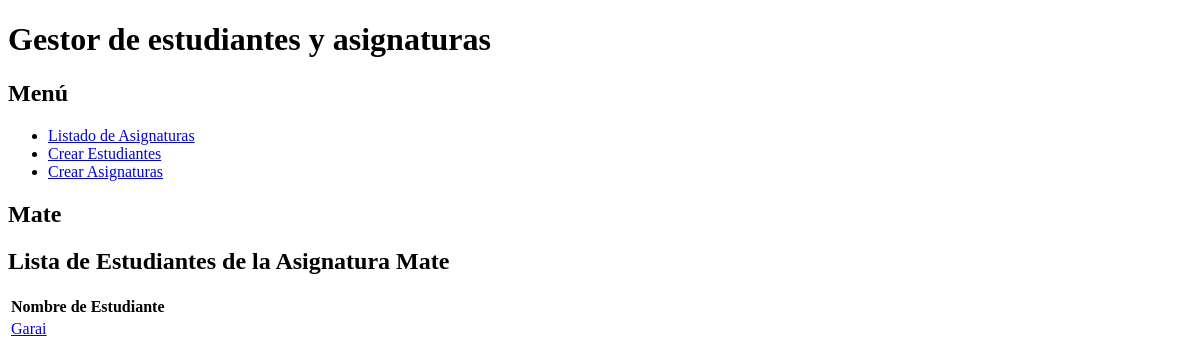
Page /appinstitutoDjango/asignatura/1/estudiantes/ on the earlier database version.
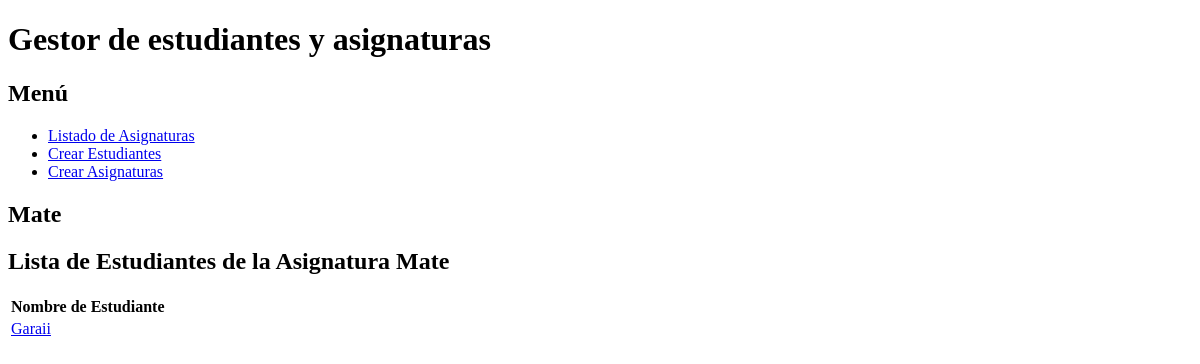
Same page on the later database version.
### appinstitutoDjango/models.py (models this page shows, shortened)
class Estudiante(models.Model):
    nombre = models.CharField(max_length=50)
    apellido = models.CharField(max_length=50)
    edad = models.IntegerField()
    DNI = models.CharField(max_length=50, primary_key=True)
    class Meta:
        verbose_name = 'Estudiante'
        verbose_name_plural = 'Estudiantes'
        ordering = ['DNI']

### appinstitutoDjango/views.py (the view)
# urls.py: path('asignatura/<int:pk>/estudiantes/', EstudiantesListView.as_view(), name='lista_estudiantes'),
class EstudiantesListView(ListView):
    model = Estudiante
    template_name = "appinstitutoDjango/lista_estudiantes.html"
    context_object_name = 'estudiantes'
    def get_queryset(self):
        asignatura = get_object_or_404(Asignatura, id=self.kwargs['pk'])
        return Estudiante.objects.filter(asignatura=asignatura)
    def get_context_data(self, **kwargs):
        context = super().get_context_data(**kwargs)
        asignatura = get_object_or_404(Asignatura, id=self.kwargs['pk'])
        context['asignatura'] = asignatura
        return context

### templates/appinstitutoDjango/lista_estudiantes.html (shortened to what this page needs)
{% extends 'base.html' %}
{% block contenido %}
    <h2>{{ asignatura.nombre }}</h2>
    <h2>Lista de Estudiantes de la Asignatura {{ asignatura.nombre }}</h2>
    {% if estudiantes %}
        <table>
            <tr>
                <th>Nombre de Estudiante</th>
            </tr>
            {% for estudiante in estudiantes %}
                <tr>
                    <td><a href="{% url 'detalle_estudiantes' estudiante.DNI %}">{{ estudiante.nombre }}</a></td>
                </tr>
            {% endfor %}
        </table>
    {% else %}
        <p>No hay estudiantes para la asignatura.</p>
    {% endif %}
{% endblock %}

Differences in the rows shown:
changed Estudiante: nombre "Garai" → "Garaii"
